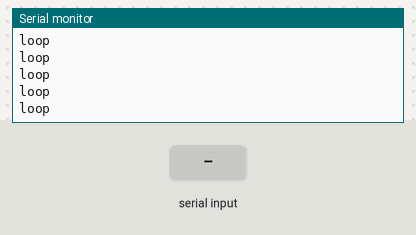
Bench run of a sketch on a simulated Arduino Uno, built with avr-gcc and run on an emulated ATmega328P. On the bench: the last lines printed to the serial monitor. The test bench sets the inputs (shaded band).

Above: at 1.2 s.
1.3 s: "1" received over Serial
At 1.31 s:
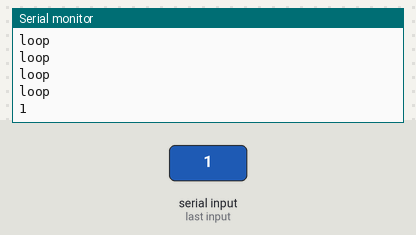
2.8 s: "0" received over Serial
At 2.88 s:
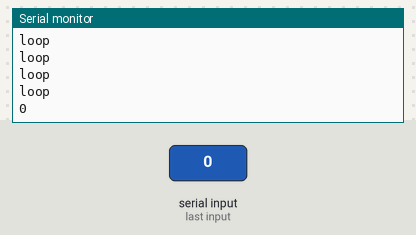
4.3 s: "2" received over Serial
At 4.35 s:
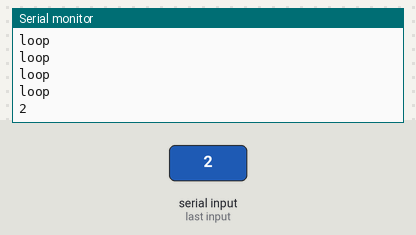

Measured:
- after the input at 1.3 s, the serial monitor: prints a new line at once (image 1)
- after the input at 2.8 s, the serial monitor: prints a new line after 0.07 s (image 2)
- after the input at 4.3 s, the serial monitor: prints a new line at once (image 3)

The sketch:

BeaconController.ino
```cpp
#include <IRremote.h>
const int IRrecvPin = 11;
const int IRsendPin = 10;
IRrecv irrecv(IRrecvPin);
decode_results results;

IRsend irsend(IRsendPin);
unsigned long ON_HEX_CODE = 0xBA45FF00;
unsigned long OFF_HEX_CODE = 0xB946FF00;
unsigned long RED_HEX_CODE = 0xE916FF00;
unsigned long GREEN_HEX_CODE = 0xE619FF00;
unsigned long BLUE_HEX_CODE = 0xF20DFF00;
unsigned long YELLOW_HEX_CODE = 0xF30CFF00;

const char OFF_COMMANDO = '0';
const char ON_COMMANDO = '1';
const char RED_COMMANDO = '2';
const char GREEN_COMMANDO = '3';
const char BLUE_COMMANDO = '4';
const char YELLOW_COMMANDO = '5';

void setup() {
  Serial.begin(115200);
  irrecv.enableIRIn();
  irrecv.begin(IRrecvPin, ENABLE_LED_FEEDBACK);
  irsend.begin(IRsendPin);
  Serial.println("new code:-----");
}

const int numberOfRepeats = 4;

void loop() {
  char data;
  if(Serial.available()> 0){
    data = Serial.read();
    Serial.println(data);
    switch (data){
      case OFF_COMMANDO:
        irsend.sendNECRaw(OFF_HEX_CODE, numberOfRepeats);    //OFF
        break;
      case ON_COMMANDO:
        irsend.sendNECRaw(ON_HEX_CODE, numberOfRepeats);    //ON
        break;
      case RED_COMMANDO:
        irsend.sendNECRaw(RED_HEX_CODE, numberOfRepeats);    //RED
        break;
      case GREEN_COMMANDO:
        irsend.sendNECRaw(GREEN_HEX_CODE, numberOfRepeats);    //GREEN
        break;
      case BLUE_COMMANDO:
        irsend.sendNECRaw(BLUE_HEX_CODE, numberOfRepeats);    //BLUE
        break;
      case YELLOW_COMMANDO:
        irsend.sendNECRaw(YELLOW_HEX_CODE, numberOfRepeats);    //YELLOW
        break;
      default:
        break;
    }
  }
  Serial.println("loop");
  delay(100);

}
```
